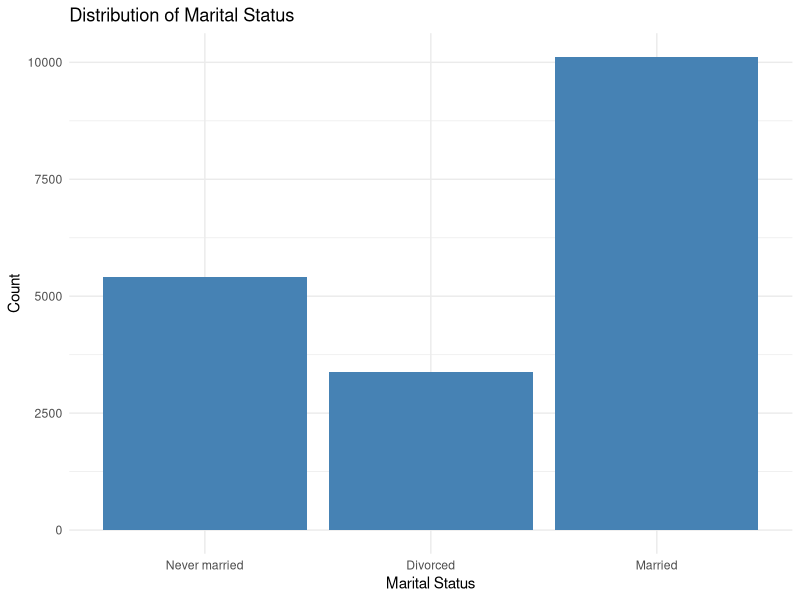

Write the R code that produced this figure.
library(tidyverse)
library(forcats)

View(gss_cat)
my_data <- gss_cat %>%
  select(marital) %>%
  filter(marital %in% c("Married",
                        "Never married",
                        "Divorced")) %>%
  mutate(marital = fct_drop(marital))

my_table <- table(my_data)
View(my_table)

chisq.test(my_table)

my_data %>%
  ggplot(aes(marital)) +
  geom_bar(fill = "steelblue") +
  labs(
    x = "Marital Status",
    y = "Count",
    title = "Distribution of Marital Status"
  ) +
  theme_minimal()
